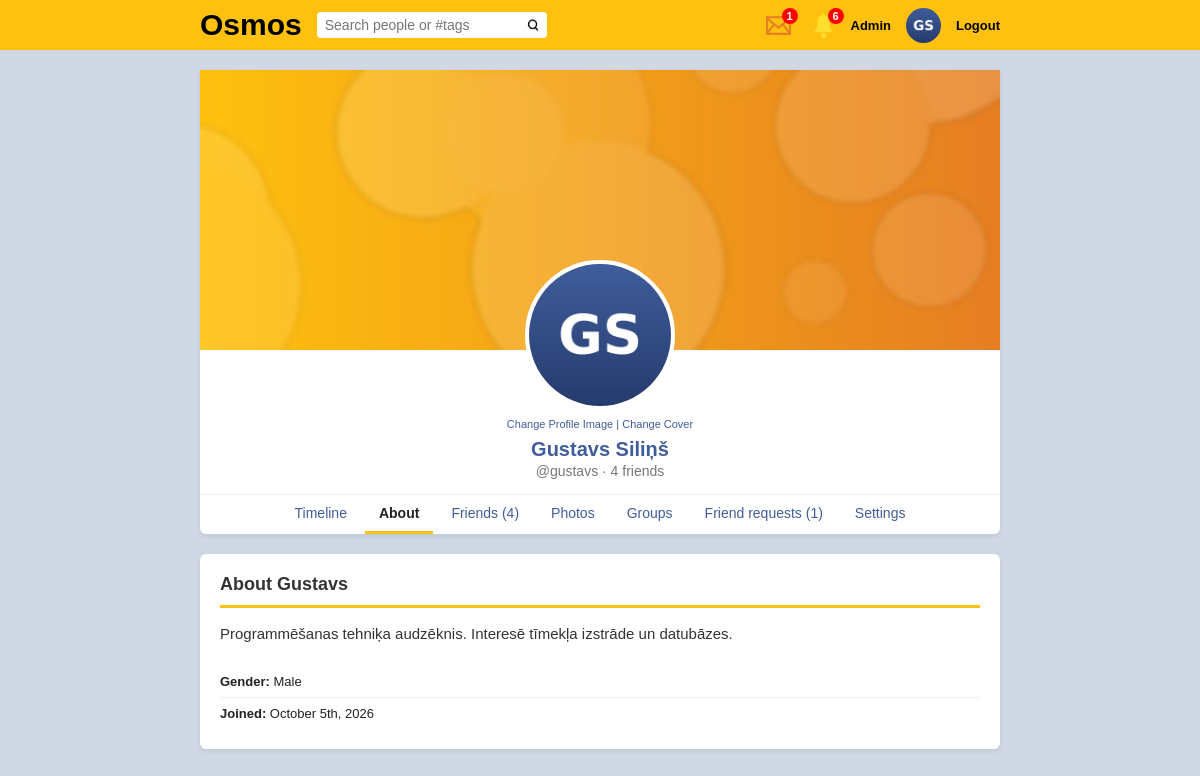
The app's page /profile/748617700973442/about (signed in) with its own data.
### tables this page shows
CREATE TABLE `users` (
  `id` int(11) NOT NULL AUTO_INCREMENT,
  `userid` bigint(19) NOT NULL,
  `owner` bigint(19) NOT NULL DEFAULT 0,
  `first_name` varchar(50) NOT NULL,
  `last_name` varchar(50) NOT NULL,
  `gender` varchar(6) DEFAULT NULL,
  `type` varchar(10) NOT NULL DEFAULT 'profile',
  `group_type` varchar(8) NOT NULL DEFAULT 'public',
  `privacy` varchar(10) NOT NULL DEFAULT 'public',
  `is_admin` tinyint(1) NOT NULL DEFAULT 0,
  `blocked` tinyint(1) NOT NULL DEFAULT 0,
  `password` varchar(100) NOT NULL,
  `date` timestamp NOT NULL DEFAULT current_timestamp(),
  `profile_image` varchar(1000) DEFAULT '',
  `cover_image` varchar(1000) NOT NULL DEFAULT '',
  `about` varchar(1024) DEFAULT NULL,
  `tag_name` varchar(100) NOT NULL,
  `online` int(11) NOT NULL DEFAULT 0,
  PRIMARY KEY (`id`),
  UNIQUE KEY `userid` (`userid`),
  UNIQUE KEY `tag_name_unique` (`tag_name`),
  KEY `first_name` (`first_name`),
  KEY `last_name` (`last_name`),
  KEY `gender` (`gender`),
  KEY `date` (`date`),
  KEY `tag_name` (`tag_name`),
  KEY `type` (`type`),
  KEY `owner` (`owner`)
);

### profile.php (the view, shortened to what the rows shown need)
<?php
include_once("classes/autoload.php");
$login = new Login();
$USER = $login->check_login($_SESSION['osmos_userid'] ?? 0);
$me = $USER['userid'];
$profile = new Profile();
$profile_data = $profile->get_profile($URL[1]);
$user_data = (is_array($profile_data) && !empty($profile_data)) ? $profile_data[0] : false;
$is_own_profile = is_array($user_data) && $user_data['userid'] == $me;
$section = "default";
if (isset($URL[2]) && !is_numeric($URL[2])) {
    $section = $URL[2];
}
$image_class = new Image();
$user_class = new User();
$can_view = false;
$friend_count = 0;
$request_count = 0;
if (is_array($user_data)) {
    $can_view = $user_class->can_view_profile($user_data, $me);
    $friend_count = $user_class->count_friends($user_data['userid']);
    if ($is_own_profile) {
        $request_count = $user_class->count_received_requests($me);
    }
}
$restricted = is_array($user_data) && !$can_view && in_array($section, ["default", "photos", "friends", "groups"]);
?>
<!DOCTYPE html>
<html>
    <head>
    </head>
    <body>
        <?php include("header.php") ?>
        <div class="page">
            <?php if (!is_array($user_data)): ?>
                <div class="card empty-state">
                    <h2 style="color: #405d9b;">That profile was not found!</h2>
                    <a class="btn btn-primary" href="<?php echo ROOT; ?>home">Back to Timeline</a>
                </div>
            <?php else: ?>
            <div class="profile-header">
                <?php
                $cover = "images/cover_image.jpg";
                if (is_image_file($user_data['cover_image'] ?? "")) {
                    $cover = $image_class->get_thumb_cover($user_data['cover_image']);
                }
                ?>
                <img class="cover-image" src="<?php echo ROOT . $cover; ?>">
                <img class="profile-cover-pic" src="<?php echo ROOT . avatar_url($user_data); ?>">
                <?php if ($is_own_profile) : ?>
                    <div class="cover-links">
                        <a href="<?php echo ROOT; ?>change_profile_image/profile">Change Profile Image</a> |
                        <a href="<?php echo ROOT; ?>change_profile_image/cover">Change Cover</a>
                    </div>
                <?php endif; ?>
                <div style="margin-top: 8px;">
                    <a class="profile-name" href="<?php echo ROOT; ?>profile/<?php echo $user_data['userid']; ?>">
                        <?php echo htmlspecialchars($user_data['first_name'] . " " . $user_data['last_name']); ?>
                    </a>
                    <div class="profile-tag">
                        @<?php echo htmlspecialchars($user_data['tag_name'] ?? ''); ?>
                        &middot; <?php echo $friend_count . " friend" . ($friend_count == 1 ? "" : "s"); ?>
                    </div>
                </div>
                <div class="tabs">
                    <?php
                    $tabs = [
                        "default" => "Timeline",
                        "about" => "About",
                        "friends" => "Friends (" . $friend_count . ")",
                        "photos" => "Photos",
                        "groups" => "Groups",
                    ];
                    if ($is_own_profile) {
                        $tabs["requests"] = "Friend requests" . ($request_count > 0 ? " (" . $request_count . ")" : "");
                        $tabs["settings"] = "Settings";
                    }
                    foreach ($tabs as $tab_key => $tab_label) {
                        $tab_url = ROOT . "profile/" . $user_data['userid'] . ($tab_key == "default" ? "" : "/" . $tab_key);
                        $active = ($section == $tab_key) ? " active" : "";
                        echo '<a class="menu-button' . $active . '" href="' . $tab_url . '">' . $tab_label . '</a>';
                    }
                    ?>
                </div>
            </div>
            <?php
            if ($restricted) include("profile_content_private.php");
            elseif ($section == "default") include("profile_content_default.php");
            elseif ($section == "photos") include("profile_content_photos.php");
            elseif ($section == "friends") include("profile_content_friends.php");
            elseif ($section == "requests") include("profile_content_requests.php");
            elseif ($section == "groups") include("profile_content_groups.php");
            elseif ($section == "about") include("profile_content_about.php");
            elseif ($section == "settings") include("profile_content_settings.php");
            ?>
            <?php endif; ?>
        </div>
    </body>
</html>

### header.php (shortened to what the rows shown need)
<?php
$header_user = false;
if (isset($_SESSION['osmos_userid'])) {
    $header_user_class = new User();
    $header_user = $header_user_class->get_user($_SESSION['osmos_userid']);
}
$corner_image = avatar_url($header_user);
$notif_count = check_notifications();
$msg_notif_count = check_messages();
?>
<div id="orange_bar">
    <div style="width: 800px; margin: auto; display: flex; justify-content: space-between; align-items: center; height: 100%;">
        <div style="display: flex; align-items: center; gap: 15px;">
            <?php if (is_array($header_user)): ?>
                <a href="<?php echo ROOT; ?>messages" style="text-decoration: none;" title="Messages">
                    <span style="display: inline-block; position: relative;">
                        <?php if ($msg_notif_count > 0): ?>
                            <div class="header-badge" style="right: -2px;">
                                <?php echo ($msg_notif_count > 99) ? '99+' : $msg_notif_count; ?>
                            </div>
                        <?php endif; ?>
                    </span>
                </a>
                <a href="<?php echo ROOT; ?>notifications" style="text-decoration: none;" title="Notifications">
                    <span style="display: inline-block; position: relative;">
                        <img src="<?php echo ROOT; ?>notif.svg" style="width: 25px; vertical-align: middle;">
                        <?php if ($notif_count > 0): ?>
                            <div class="header-badge" style="right: -8px;">
                                <?php echo ($notif_count > 99) ? '99+' : $notif_count; ?>
                            </div>
                        <?php endif; ?>
                    </span>
                </a>
                <?php if (!empty($header_user['is_admin'])): ?>
                    <a href="<?php echo ROOT; ?>admin" style="font-size: 13px; color: black; text-decoration: none; font-weight: bold;">Admin</a>
                <?php endif; ?>
                <a href="<?php echo ROOT; ?>profile/<?php echo $header_user['userid']; ?>" title="My profile">
                    <img src="<?php echo ROOT . $corner_image; ?>" style="width: 35px; height: 35px; border-radius: 50%; object-fit: cover; vertical-align: middle;">
                </a>
                <a href="<?php echo ROOT; ?>logout" style="font-size: 13px; color: black; text-decoration: none; font-weight: bold;">Logout</a>
            <?php else: ?>
                <a href="<?php echo ROOT; ?>login" style="color: black; text-decoration: none; font-size: 13px; background: white; padding: 5px 12px; border-radius: 4px; font-weight: bold;">Login</a>
            <?php endif; ?>
        </div>
    </div>
</div>

### profile_content_about.php (shortened to what the rows shown need)
<div class="card" style="margin-top: 20px;">
    <h3 class="card-title">About <?php echo htmlspecialchars($user_data['first_name']); ?></h3>
    <?php if (trim($user_data['about'] ?? "") !== ""): ?>
        <div style="font-size: 15px; line-height: 1.5; color: #333; word-wrap: break-word;">
            <?php echo nl2br(htmlspecialchars($user_data['about'])); ?>
        </div>
    <?php endif; ?>
    <ul class="about-list" style="margin-top: 20px;">
        <?php if (in_array($user_data['gender'] ?? "", ["Male", "Female"])): ?>
            <li><strong>Gender:</strong> <?php echo htmlspecialchars($user_data['gender']); ?></li>
        <?php endif; ?>
        <li><strong>Joined:</strong> <?php echo date("F jS, Y", strtotime($user_data['date'])); ?></li>
    </ul>
</div>

### records on screen
users: profile_image (picture), cover_image (picture), first_name+last_name "Gustavs Siliņš", tag_name "gustavs", first_name "Gustavs", about "Programmēšanas tehniķa audzēknis. Interesē tīmekļa izstrāde un datubāzes.", gender "Male", date "October 5th, 2026"

### other values on screen
$msg_notif_count "1"
$notif_count "6"
$friend_count "4"
$tab_label "Timeline"
$tab_label "About"
$tab_label "Friends (4)"
$tab_label "Photos"
$tab_label "Groups"
$tab_label "Friend requests (1)"
$tab_label "Settings"
